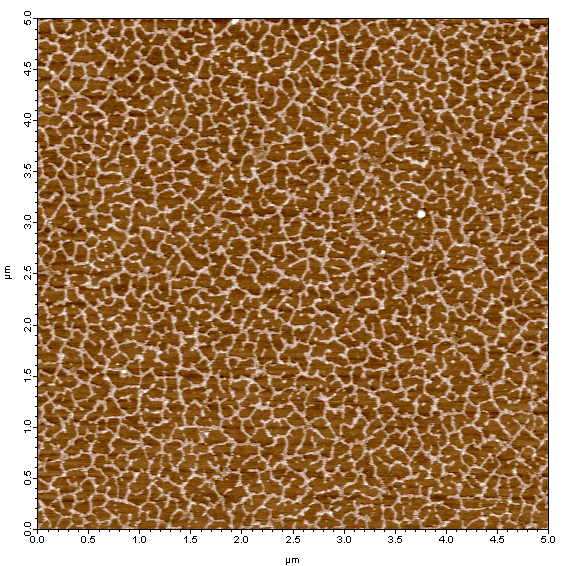
#> input picture Filters/tif_test.tif, 566 x 566 px
$ python cropper.py
#> lines starting #> are read from the running program, lines starting #| are printed output that depends on the picture
from PIL import Image

#Load the tif image and convert it to grayscale
img = Image.open('tif_test.tif').convert('L')
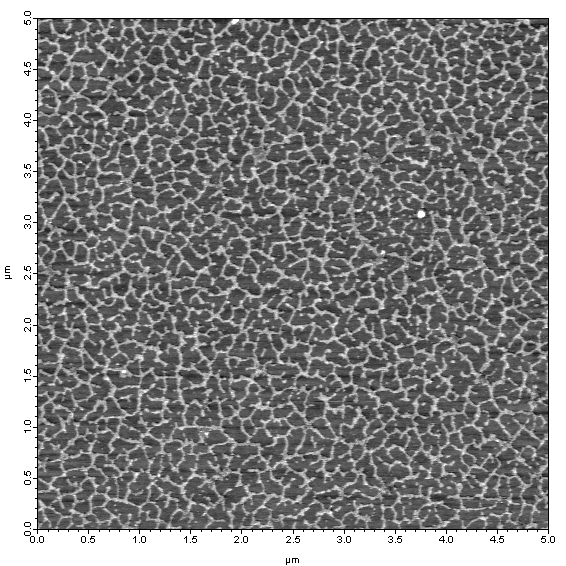
#> img: PIL image 566x566 L; min 0, max 255, mean 133.8


left, top, right, bottom = 38, 19, 548, 529  #510x510 for the tif files, missing pixels >:(
cropped = img.crop( ( left, top, right, bottom ) )
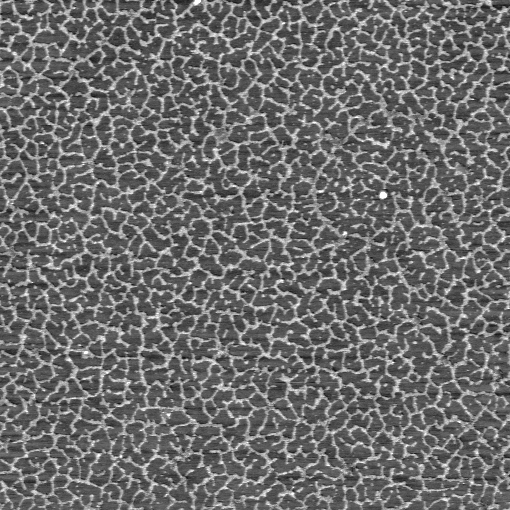
#> cropped: PIL image 510x510 L; min 14, max 255, mean 108.7

cropped.save('cropped_greyscale.png')
